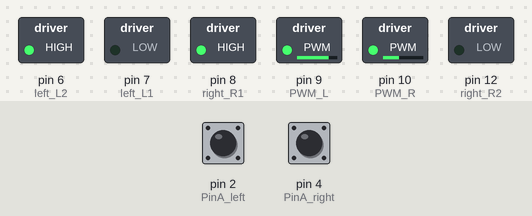
The sketch below on a simulated Arduino Uno, built with avr-gcc and run on an emulated ATmega328P. Parts: switched loads named in the sketch (green lamp = pin HIGH). Inputs (shaded band) come from the test bench; at power-on: pin 2 (PinA_left) LOW, pin 4 (PinA_right) LOW. What the sketch prints to the serial monitor is not drawn.

Above: at 0.1 s.
Timing chart, 0 to 1.6 s (numbered marks = the images above):
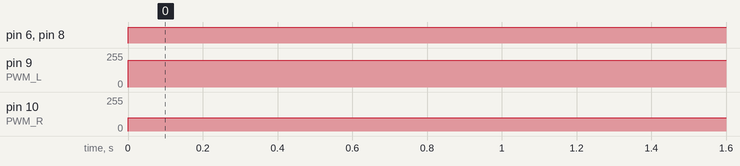

Measured:
- by itself, pin 6 (left_L2), pin 8 (right_R1): LOW → HIGH at 0.00 s
- by itself, pin 9 (PWM_L): 0/255 → 200/255 at 0.00 s
- by itself, pin 10 (PWM_R): 0/255 → 100/255 at 0.00 s

The sketch:

hall_test.ino
```cpp
// This is the code we use to test the hall encoder on the Keyesstudio self-balancing car
// Speed is based on the number of pulses generated by the Hall encoder within 100ms
// Source: https://wiki.keyestudio.com/Ks0193_keyestudio_Self-balancing_Car
// Code Modified by Addison Sears-Collins at https://automaticaddison.com

// Digital Pins 8 and 12 control the right motor.
// Speed is controlled by Digital Pin 10.
const int right_R1=8;
const int right_R2=12;
const int PWM_R=10;

// Digital Pins 7 and 6 control the left motor's direction.
// Speed is controlled by Digital Pin 9.
const int left_L1=7;
const int left_L2=6;
const int PWM_L=9;

const int PinA_left = 2;    // set the left motor’s pulse pin to Digital Pin 1
const int PinA_right = 4;   // set the right motor’s pulse pin to Digital Pin 4

int times = 0;    // Time
int newtime = 0;  // New Time
int d_time = 100; // Time Interval set to 100ms

int valA = 0; // Number of pulses for left motor
int flagA = 0;

int valB = 0; // Number of pulses for right motor
int flagB = 0;

void setup() {

  //set the baud rate to 9600
  Serial.begin(9600);

  // Set all the pins to OUTPUT
  // The motors' speed and direction is controlled by
  // the output of these pins
  pinMode(right_R1,OUTPUT);
  pinMode(right_R2,OUTPUT);
  pinMode(PWM_R,OUTPUT);
  pinMode(left_L1,OUTPUT);
  pinMode(left_L2,OUTPUT);
  pinMode(PWM_L,OUTPUT);

  // The pulse pins are set to INPUT
  pinMode(PinA_right,INPUT);
  pinMode(PinA_left,INPUT);

}

void loop() {

  // Go forward
  digitalWrite(right_R1,HIGH);
  digitalWrite(right_R2,LOW);
  digitalWrite(left_L1,LOW);
  digitalWrite(left_L2,HIGH);

  // write into PWM value 0~255（speed）
  analogWrite(PWM_R,100);  // Right wheel
  analogWrite(PWM_L,200);  // Set Left wheel to be faster than the right wheel

  // Set newtime and times to Returns the number of
  // milliseconds passed since the Arduino board began
  // running the current program
  newtime = times = millis();

  while ((newtime-times) < d_time) {   // If we are less than 100ms, keep looping
    if(digitalRead(PinA_left) == HIGH && flagA == 0) { // If HIGH is detected
      valA++;      // valA plus 1
      flagA = 1;
    }
    if(digitalRead(PinA_left) == LOW && flagA == 1) {  // if LOW is detected
      valA++;     // valA plus 1
      flagA = 0;
    }
    if(digitalRead(PinA_right) == HIGH && flagB == 0) { // if HIGH is detected
      valB++;     // valB plus 1
      flagB = 1;
    }
    if(digitalRead(PinA_right) == LOW && flagB == 1) {  // if LOW is detected
      valB++;
      flagB = 0;
    }

    newtime = millis();        // Update the new time
  }

  // Print out the number of pulses in 100ms for the left motor
  Serial.println(String("Left Motor: ") + valA);

  // Print out the number of pulses in 100ms for the right motor
  // valA (left motor) should be greater than valB (right motor)
  Serial.println(String("Right Motor: ") + valB);

  valA = valB = 0; // Reset the values to 0

}
```
